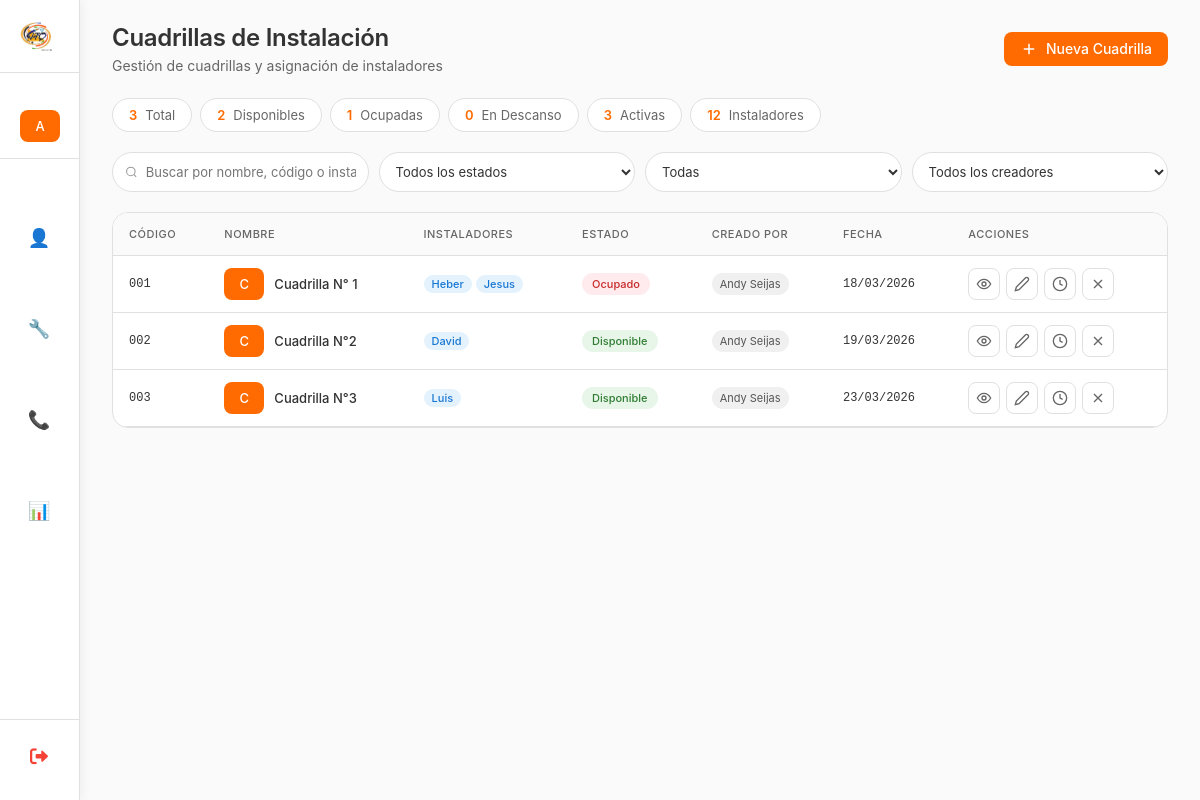
/listar/cuadrilla/ (signed in), run on the app's committed database.
### myapp/models.py (models this page shows, shortened)
class Cuadrilla(models.Model):
    class EstadoCuadrilla(models.TextChoices):
        DISPONIBLE = 'DISPONIBLE', 'Disponible'
        OCUPADO = 'OCUPADO', 'Ocupado'
        EN_DESCANSO = 'DESCANSO', 'En Descanso'
        INACTIVO = 'INACTIVO', 'Inactivo'
    nombre = models.CharField(
        max_length=100,
        unique=True,
        verbose_name="Nombre de la Cuadrilla"
    )
    codigo = models.CharField(
        max_length=20,
        unique=True,
        verbose_name="Código de Cuadrilla",
        help_text="Ej: C001, INST-001"
    )
    instaladores = models.ManyToManyField(
        'PerfilUsuario',
        related_name='cuadrillas',
        verbose_name="Instaladores",
        blank=True
    )
    estado = models.CharField(
        max_length=20,
        choices=EstadoCuadrilla.choices,
        default=EstadoCuadrilla.DISPONIBLE,
        verbose_name="Estado de la Cuadrilla",
        db_index=True
    )
    fecha_creacion = models.DateTimeField(
        auto_now_add=True,
        verbose_name="Fecha de creación"
    )
    fecha_actualizacion = models.DateTimeField(
        auto_now=True,
        verbose_name="Última actualización"
    )
    creado_por = models.ForeignKey(
        User,
        on_delete=models.SET_NULL,
        null=True,
        blank=True,
        related_name='cuadrillas_creadas',
        verbose_name="Creado por"
    )
    activo = models.BooleanField(
        default=True,
        verbose_name="Activo"
    )
    class Meta:
        verbose_name = "Cuadrilla"
        verbose_name_plural = "Cuadrillas"
        ordering = ['nombre']
        indexes = [
            models.Index(fields=['estado']),
            models.Index(fields=['activo']),
            models.Index(fields=['codigo']),
        ]

class PerfilUsuario(models.Model):
    usuario = models.OneToOneField(
        User,
        on_delete=models.CASCADE,
        related_name='perfil',
        verbose_name="Usuario"
    )
    cedula = models.PositiveIntegerField(
        verbose_name="Cédula de Identidad",
        unique=True,
        null=True,
        blank=True
    )
    telefono = models.CharField(
        max_length=20,
        verbose_name="Teléfono",
        blank=True,
        null=True
    )
    activo = models.BooleanField(  # Campo nuevo
        default=True,
        verbose_name="Activo"
    )
    class Meta:
        verbose_name = "Perfil de Usuario"
        verbose_name_plural = "Perfiles de Usuarios"

### myapp/views_admin.py (the view, shortened to what this page needs)
# urls.py: path('listar/cuadrilla/',lista_cuadrillas, name='lista_cuadrillas'),
@login_required
def lista_cuadrillas(request):
    busqueda = request.GET.get('busqueda', '')
    estado = request.GET.get('estado', '')
    activo_filtro = request.GET.get('activo', '')
    creador_filtro = request.GET.get('creador', '')
    cuadrillas = Cuadrilla.objects.all().select_related(
        'creado_por'
    ).prefetch_related(
        'instaladores__usuario'  # Esto carga los instaladores y sus usuarios
    )
    print(f"DEBUG - Total cuadrillas: {cuadrillas.count()}")
    if estado:
        cuadrillas = cuadrillas.filter(estado=estado)
    if activo_filtro == 'activas':
        cuadrillas = cuadrillas.filter(activo=True)
    elif activo_filtro == 'inactivas':
        cuadrillas = cuadrillas.filter(activo=False)
    if creador_filtro:
        cuadrillas = cuadrillas.filter(creado_por__username=creador_filtro)
    total_cuadrillas = Cuadrilla.objects.all().count()
    disponibles = Cuadrilla.objects.filter(estado='DISPONIBLE', activo=True).count()
    ocupadas = Cuadrilla.objects.filter(estado='OCUPADO', activo=True).count()
    descanso = Cuadrilla.objects.filter(estado='DESCANSO', activo=True).count()
    activas = Cuadrilla.objects.filter(activo=True).count()
    total_instaladores = PerfilUsuario.objects.filter().count()
    creadores = User.objects.filter(cuadrillas_creadas__isnull=False).distinct()
    paginator = Paginator(cuadrillas, 5)
    page = request.GET.get('page', 1)
    page_obj = paginator.get_page(page)
    es_admin = request.user.is_superuser
    context = {
        'page_obj': page_obj,
        'total_cuadrillas': total_cuadrillas,
        'disponibles': disponibles,
        'ocupadas': ocupadas,
        'descanso': descanso,
        'activas': activas,
        'total_instaladores': total_instaladores,
        'estados': Cuadrilla.EstadoCuadrilla.choices,
        'es_admin': es_admin,
        'creadores': creadores,
        'busqueda': busqueda,
        'estado': estado,
        'activo_filtro': activo_filtro,
        'creador_filtro': creador_filtro,
    }
    return render(request, 'Admin/cuadrilla/listar_cuadrillas.html', context)

### myapp/templates/Admin/cuadrilla/listar_cuadrillas.html (shortened to what this page needs)
{% extends 'Inicio_De_Sesion/base.html' %}
{% load static %}
{% block page_title %}Cuadrillas de Instalación{% endblock %}
{% block page_subtitle %}Gestión de cuadrillas y asignación de instaladores{% endblock %}
{% block header_actions %}
<a href="{% url 'crear_cuadrilla' %}" class="btn-orange">
    <svg width="18" height="18" viewBox="0 0 24 24" fill="none" stroke="currentColor" stroke-width="2">
        <path d="M12 5v14M5 12h14"/>
    </svg>
    Nueva Cuadrilla
</a>
{% endblock %}
{% block content %}
<div class="stats-grid">
    <div class="stat-card">
        <span class="stat-value">{{ total_cuadrillas|default:0 }}</span>
        <span class="stat-label">Total</span>
    </div>
    <div class="stat-card">
        <span class="stat-value">{{ disponibles|default:0 }}</span>
        <span class="stat-label">Disponibles</span>
    </div>
    <div class="stat-card">
        <span class="stat-value">{{ ocupadas|default:0 }}</span>
        <span class="stat-label">Ocupadas</span>
    </div>
    <div class="stat-card">
        <span class="stat-value">{{ descanso|default:0 }}</span>
        <span class="stat-label">En Descanso</span>
    </div>
    <div class="stat-card">
        <span class="stat-value">{{ activas|default:0 }}</span>
        <span class="stat-label">Activas</span>
    </div>
    <div class="stat-card">
        <span class="stat-value">{{ total_instaladores|default:0 }}</span>
        <span class="stat-label">Instaladores</span>
    </div>
</div>
<div class="filters-container">
    <div class="filters-grid">
        <div class="search-box">
            <svg width="14" height="14" viewBox="0 0 24 24" fill="none" stroke="#999" stroke-width="2">
                <circle cx="11" cy="11" r="8"/>
                <path d="M21 21l-4.35-4.35"/>
            </svg>
            <input type="text" placeholder="Buscar por nombre, código o instalador..."
                   id="searchInput" value="{{ busqueda }}">
        </div>
        <select id="filterEstado" class="filter-select">
            <option value="">Todos los estados</option>
        </select>
        <select id="filterActivo" class="filter-select">
            <option value="">Todas</option>
        </select>
        {% if es_admin %}
        <select id="filterCreador" class="filter-select">
            <option value="">Todos los creadores</option>
        </select>
        {% endif %}
    </div>
</div>
<div class="desktop-view">
    <div class="table-container">
        <table class="table">
            <thead>
                <tr>
                    <th>Código</th>
                    <th>Nombre</th>
                    <th>Instaladores</th>
                    <th>Estado</th>
                    <th>Creado por</th>
                    <th>Fecha</th>
                    <th>Acciones</th>
                </tr>
            </thead>
            <tbody>
                {% for cuadrilla in page_obj %}
                <tr class="{% if not cuadrilla.activo %}inactivo{% endif %}">
                    <td class="codigo-cell">{{ cuadrilla.codigo }}</td>
                    <td>
                        <div class="user-cell">
                            <span class="user-avatar">{{ cuadrilla.nombre|first|upper }}</span>
                            <div>
                                <div class="user-name">{{ cuadrilla.nombre }}</div>
                            </div>
                        </div>
                    </td>
                    <td>
                        {% if cuadrilla.instaladores.all %}
                            <div class="instaladores-tags">
                                {% for instalador in cuadrilla.instaladores.all %}
                                    <span class="instalador-tag" title="{{ instalador.usuario.get_full_name }} - {{ instalador.telefono }}">
                                        {{ instalador.usuario.first_name|default:instalador.usuario.username }}
                                    </span>
                                {% endfor %}
                            </div>
                        {% else %}
                            <span class="badge badge-secondary">Sin instaladores</span>
                        {% endif %}
                    </td>
                    <td>
                        <span class="badge
                            {% if cuadrilla.estado == 'DISPONIBLE' %}badge-success
                            {% elif cuadrilla.estado == 'OCUPADO' %}badge-danger
                            {% elif cuadrilla.estado == 'DESCANSO' %}badge-warning
                            {% else %}badge-secondary{% endif %}">
                            {{ cuadrilla.get_estado_display }}
                        </span>
                    </td>
                    <td>
                        <span class="creador-badge">
                            {{ cuadrilla.creado_por.get_full_name|default:cuadrilla.creado_por.username|default:"Sistema" }}
                        </span>
                    </td>
                    <td class="fecha-cell">{{ cuadrilla.fecha_creacion|date:"d/m/Y" }}</td>
                    <td>
                        <div class="actions">
                            <button class="action-btn" onclick="verCuadrilla({{ cuadrilla.id }})" title="Ver detalles">
                                <svg width="16" height="16" viewBox="0 0 24 24" fill="none" stroke="currentColor" stroke-width="2">
                                    <circle cx="12" cy="12" r="3"/>
                                    <path d="M22 12c-2.667 4.667-6 7-10 7s-7.333-2.333-10-7c2.667-4.667 6-7 10-7s7.333 2.333 10 7z"/>
                                </svg>
                            </button>
                            <a href="{% url 'editar_cuadrilla' cuadrilla.id %}" class="action-btn" title="Editar">
                                <svg width="16" height="16" viewBox="0 0 24 24" fill="none" stroke="currentColor" stroke-width="2">
                                    <path d="M17 3a2.828 2.828 0 1 1 4 4L7.5 20.5 2 22l1.5-5.5L17 3z"/>
                                </svg>
                            </a>
                            {% if cuadrilla.activo %}
                            <button class="action-btn" onclick="cambiarEstado({{ cuadrilla.id }}, '{{ cuadrilla.estado }}')" title="Cambiar estado">
                                <svg width="16" height="16" viewBox="0 0 24 24" fill="none" stroke="currentColor" stroke-width="2">
                                    <circle cx="12" cy="12" r="10"/>
                                    <path d="M12 6v6l4 2"/>
                                </svg>
                            </button>
                            <button class="action-btn" onclick="confirmarDesactivar({{ cuadrilla.id }}, '{{ cuadrilla.nombre }}')" title="Desactivar">
                                <svg width="16" height="16" viewBox="0 0 24 24" fill="none" stroke="currentColor" stroke-width="2">
                                    <path d="M18 6L6 18M6 6l12 12"/>
                                </svg>
                            </button>
                            {% endif %}
                        </div>
                    </td>
                </tr>
                {% empty %}
                <tr>
                    <td colspan="7" class="empty">No hay cuadrillas registradas</td>
                </tr>
                {% endfor %}
            </tbody>
        </table>
    </div>
</div>
{% endblock %}

### myapp/templates/Inicio_De_Sesion/base.html (shortened to what this page needs)
{% load static %}
<!DOCTYPE html>
<html lang="es">
<head>
    <link rel="stylesheet" href="https://cdnjs.cloudflare.com/ajax/libs/font-awesome/6.0.0/css/all.min.css">
</head>
<body>
    <div class="dashboard">
        <div class="sidebar" id="sidebar">
            <div class="logo-area" onclick="window.location.href='{% url 'dashboard' %}'">
                <img src="{% static 'cd.png' %}" alt="VTC" class="logo">
            </div>
            <div class="user-info">
                <div class="user-avatar">
                    {{ user.username|first|upper }}
                </div>
            </div>
            <div class="menu">
                {% if user.groups.all.0.name != 'Call Center' %}
                <div class="menu-item" onclick="toggleSubmenu(this, 'vendedorSubmenu')">
                    <span class="menu-icon">👤</span>
                </div>
                {% endif %}
                {% if user.groups.all.0.name == 'Instalador' or user.groups.all.0.name == 'Administrador' or user.is_superuser %}
                <div class="menu-item" onclick="toggleSubmenu(this, 'instaladorSubmenu')">
                    <span class="menu-icon">🔧</span>
                </div>
                {% endif %}
                {% if user.is_superuser or user.groups.all.0.name == 'Administrador' or user.groups.all.0.name == 'Call Center' %}
                <div class="menu-item" onclick="toggleSubmenu(this, 'callcenterSubmenu')">
                    <span class="menu-icon">📞</span>
                </div>
                {% endif %}
                {% if user.is_superuser or user.groups.all.0.name == 'Administrador' or user.groups.all.0.name == 'Supervisor' %}
                <div class="menu-item" onclick="window.location.href='{% url 'panel_administrativo' %}'">
                    <span class="menu-icon">📊</span>
                </div>
                {% endif %}
            </div>
            <div class="sidebar-footer">
                <a href="{% url 'logout' %}" class="logout-sidebar" onclick="return confirm('¿Estás seguro que deseas cerrar sesión?')">
                    <i class="fas fa-sign-out-alt"></i>
                </a>
            </div>
        </div>
        <div class="main-content" id="mainContent">
            <div class="content-header">
                <div class="page-title">
                    <h1>{% block page_title %}Dashboard{% endblock %}</h1>
                    <p>{% block page_subtitle %}{{ current_date|default:"11 mar 2026" }} · Bienvenido de vuelta{% endblock %}</p>
                </div>
                <div class="header-actions">
                    {% block header_actions %}{% endblock %}
                </div>
            </div>
            {% block content %}{% endblock %}
        </div>
    </div>
</body>
</html>

### data on the page
Cuadrilla: codigo "001", nombre|first "C", nombre "Cuadrilla N° 1", estado "Ocupado", creado_por.get_full_name "Andy Seijas", fecha_creacion "18/03/2026"
PerfilUsuario: usuario.first_name "Heber"
PerfilUsuario: usuario.first_name "Jesus"
Cuadrilla: codigo "002", nombre|first "C", nombre "Cuadrilla N°2", estado "Disponible", creado_por.get_full_name "Andy Seijas", fecha_creacion "19/03/2026"
PerfilUsuario: usuario.first_name "David"
Cuadrilla: codigo "003", nombre|first "C", nombre "Cuadrilla N°3", estado "Disponible", creado_por.get_full_name "Andy Seijas", fecha_creacion "23/03/2026"
PerfilUsuario: usuario.first_name "Luis"

### other printed values
{{ user.username|first|upper }} "A"
{{ total_cuadrillas|default:0 }} "3"
{{ disponibles|default:0 }} "2"
{{ ocupadas|default:0 }} "1"
{{ descanso|default:0 }} "0"
{{ activas|default:0 }} "3"
{{ total_instaladores|default:0 }} "12"
